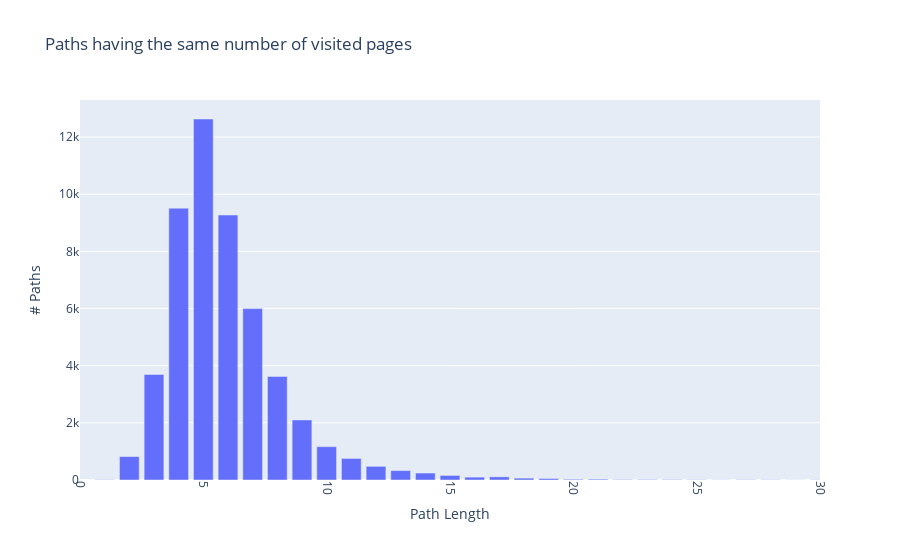

Notebook code for this chart:
### Markdown cell above
Now that we have our importnace metric for each article, we will use this perspective to analyze the paths we have, we should note however that users have the ability to go back to an article once once visited (back clicks), these jumps are need to be filtered since they don't provide insights into the advancement of the player :

### Code cell
paths_rank_ = []

# Process each path
for i, row in finished_paths.iterrows():
    path_split = auxiliary.parse_and_clean_path(row['path'])
    path_split =  [page_rank.get(page, -1) for page in path_split] 
    path_split = auxiliary.pad_path(path_split)
    paths_rank_.append(path_split)

# Create DataFrame and calculate path lengths
paths_rank_df = pd.DataFrame(paths_rank_)
frequencies_length = auxiliary.calculate_path_lengths(paths_rank_df)


# Plot the path lengths frequencies
auxiliary.plot_path_length_frequencies(frequencies_length, "freq_length.html")

### Figure 1 — Plotly figure (JSON) as saved in the notebook; plotly's stock layout.template omitted (floating-point values rounded to 4 significant figures)
{"data": [{"type": "bar", "x": [5, 4, 6, 7, 3, 8, 9, 10, 2, 11, 12, 13, 14, 15, 17, 16, 18, 19, 21, 20, 23, 24, 22, 27, 1, 25, 28, 30, 33, 35, 34, 31, 26, 29, 32, 36, 38, 37, 47, 43, 41, 83, 109, 63, 102, 53, 54, 407, 52, 72, 55, 48], "y": [12631, 9511, 9271, 5997, 3693, 3623, 2102, 1167, 819, 755, 478, 330, 244, 159, 111, 100, 65, 53, 29, 26, 17, 16, 14, 11, 11, 10, 8, 8, 7, 6, 5, 5, 5, 3, 3, 3, 3, 2, 2, 2, 1, 1, 1, 1, 1, 1, 1, 1, 1, 1, 1, 1]}], "layout": {"title": {"text": "Paths having the same number of visited pages"}, "xaxis": {"range": [0, 30], "tickangle": 90, "title": {"text": "Path Length"}}, "yaxis": {"title": {"text": "# Paths"}}}}
